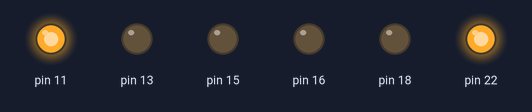
This program was run on a simulated Raspberry Pi (header pin numbers). Shown: output pins drawn as LEDs (lit = HIGH).

Above: at 0.5 s.
At 1.5 s:
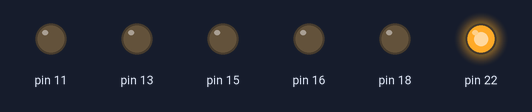
At 2.5 s:
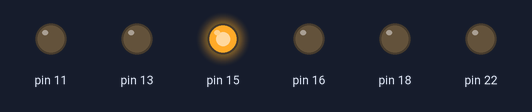
At 3.5 s:
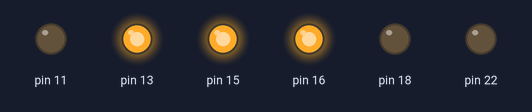
At 6.0 s:
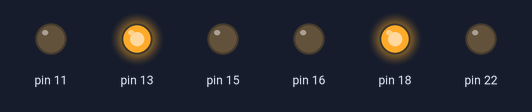
At 8.0 s:
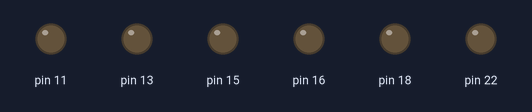
Timing chart, 0 to 11.7 s (numbered marks = the images above):
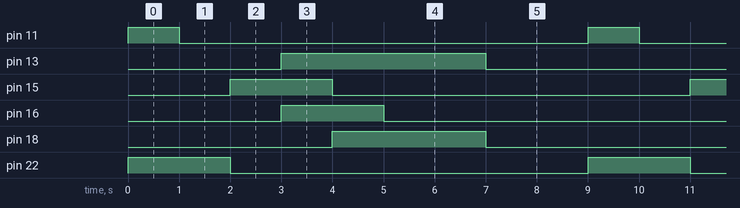

Measured:
- by itself, pin 11: alternates HIGH for 1.0 s and LOW for 8.0 s
- by itself, pin 13: alternates HIGH for 4.0 s and LOW for 5.0 s
- by itself, pin 15, pin 16, pin 22: alternates HIGH for 2.0 s and LOW for 7.0 s
- by itself, pin 18: alternates HIGH for 3.0 s and LOW for 6.0 s

The program:

six_led_blink.py
```python
# six_led_blink.py
# Author: Darrell Little
# Version: 0.1
# Date: 02/28/2015
# This simple program sets up GPIO pins 11,13,15, 16, 18 and 22 as OUT 3.3V
# Then inside a loop, turns on GPIO pin 11 (True)
# Waits and turns off GPIO pin 11 (False)
# Repeat for the other five pins
# Since the GPIO requires Admin permission, you have to use sudo
# To run the program, type sudo python six_led_blink.py
# To stop the program, type Control-C

import RPi.GPIO as GPIO
import time

GPIO.setwarnings(False)
GPIO.setmode(GPIO.BOARD)
GPIO.setup(11, GPIO.OUT)
GPIO.setup(13, GPIO.OUT)
GPIO.setup(15, GPIO.OUT)
GPIO.setup(16, GPIO.OUT)
GPIO.setup(18, GPIO.OUT)
GPIO.setup(22, GPIO.OUT)

# Mix up the True, False and sleep times
while True:
    GPIO.output(11, True)
    GPIO.output(22, True)
    time.sleep(1)
    GPIO.output(11, False)
    time.sleep(1)
    GPIO.output(15, True)
    GPIO.output(22, False)
    time.sleep(1)
    GPIO.output(16, True)
    GPIO.output(13, True)
    time.sleep(1)
    GPIO.output(15, False)
    GPIO.output(18, True)
    time.sleep(1)
    GPIO.output(16, False)
    time.sleep(2)
    GPIO.output(18, False)
    GPIO.output(13, False)
    time.sleep(2)
```
